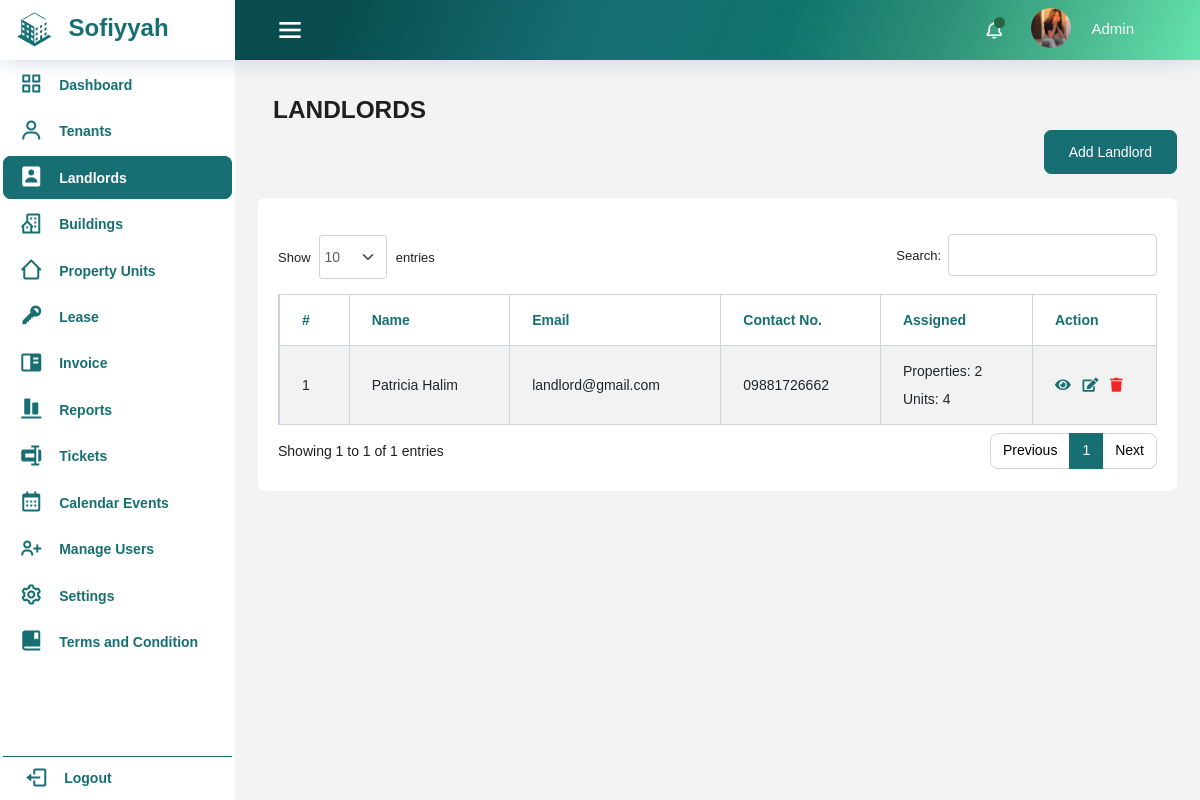
The page /landlord/landlords.php (signed in) on the database as committed earlier.
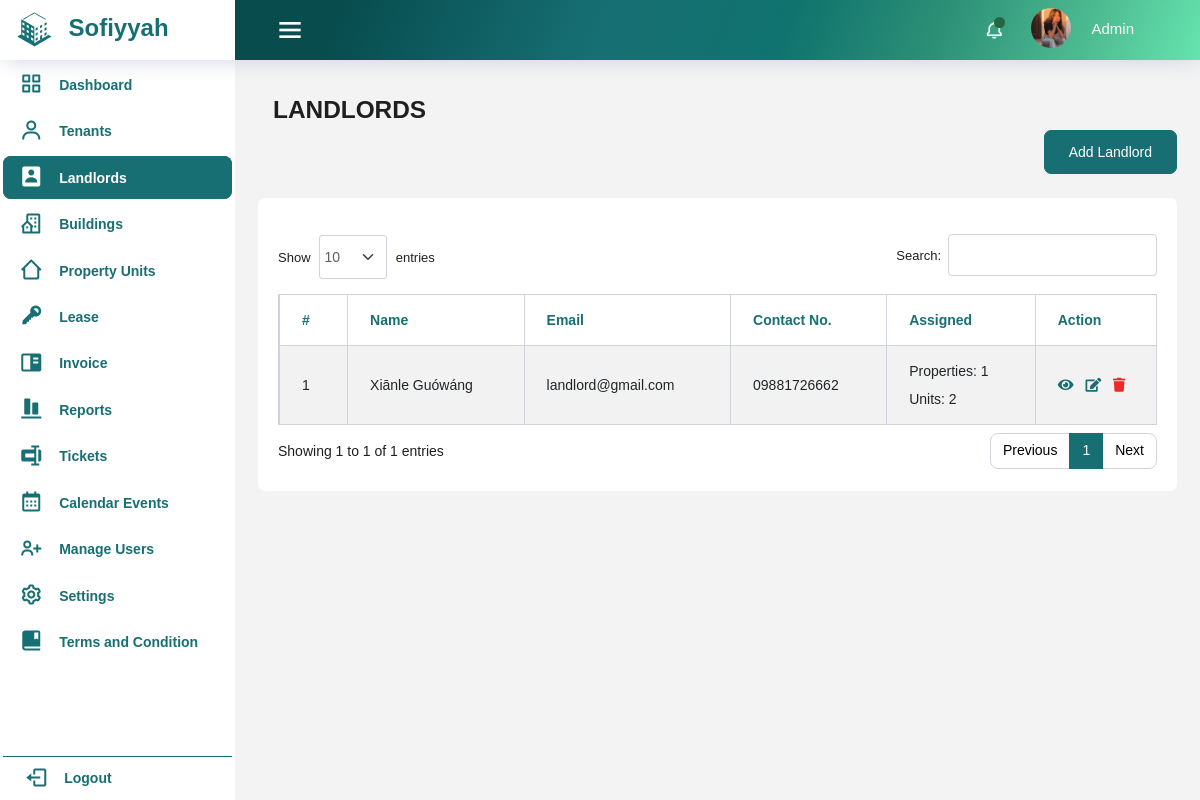
The same page on the database as committed later.
### tables this page shows
CREATE TABLE IF NOT EXISTS `landlord` (
  `id` int(11) NOT NULL AUTO_INCREMENT,
  `first_name` varchar(50) NOT NULL,
  `middle_name` varchar(50) DEFAULT NULL,
  `last_name` varchar(50) NOT NULL,
  `date_of_birth` date NOT NULL,
  `email` varchar(100) NOT NULL,
  `contact_no` varchar(20) NOT NULL,
  `address` varchar(200) NOT NULL,
  `region` varchar(100) NOT NULL,
  `provinces` varchar(100) NOT NULL,
  `city` varchar(100) NOT NULL,
  `identification_document` varchar(100) NOT NULL,
  `emergency_contact_person` varchar(100) NOT NULL,
  `emergency_contact_number` varchar(20) NOT NULL,
  PRIMARY KEY (`id`)
);

### landlord/landlords.php (the view, shortened to what this page needs)
<?php
    require_once '../includes/header.php';
    require_once '../includes/dbconfig.php';
?>
<body>
<div class="container-scroller">
  <?php
    require_once '../includes/navbar.php';
  ?>
<div class="container-fluid page-body-wrapper">
<?php
     require_once '../includes/sidebar.php';
  ?>
<div class="main-panel">
  <div class="content-wrapper">
    <div class="row">
      <div class="col-12 col-xl-8 mb-4 mb-xl-0">
        <h3 class="font-weight-bolder">LANDLORDS</h3>
      </div>
      <div class="add-tenant-container">
      <?php
                    if($_SESSION['user_type'] == 'admin'){
                ?>
      <div class="add-tenant-container">
      <a href="add_landlord.php" class="btn btn-success btn-icon-text float-right">
          Add Landlord
          </a>
            <?php
                    }
                ?>
              </div>
                </div>
                  </div>
              <div class="row mt-4">
              <div class="card">
                <div class="card-body">
                  <div class="table-responsive pt-3">
                  <table id="example" class="table table-striped table-bordered dt-responsive nowrap" style="width:100%">
                  <thead>
                    <tr>
                      <th>#</th>
                      <th>Name</th>
                      <th>Email</th>
                      <th>Contact No.</th>
                      <th>Assigned</th>
                      <?php if($_SESSION['user_type'] == 'admin'){ ?>
                        <th>Action</th>
                      <?php } ?>
                    </tr>
                  </thead>
                  <tbody>
                    <?php
                      $sql = "SELECT landlord.*, COUNT(DISTINCT properties.id) AS property_count, COUNT(property_units.id) AS unit_count FROM landlord
                      LEFT JOIN properties ON properties.landlord_id = landlord.id
                      LEFT JOIN property_units ON property_units.property_id = properties.id
                      GROUP BY landlord.id";
                      $result = mysqli_query($conn, $sql);
                      $i = 1;
                      if (mysqli_num_rows($result) > 0){
                        while ($row = mysqli_fetch_assoc($result)){
                          echo '
                          <tr>
                            <td>'.$i.'</td>
                            <td>'.$row['first_name'].' '.$row['last_name'].'</td>
                            <td>'.$row['email'].'</td>
                            <td>'.$row['contact_no'].'</td>
                            <td>Properties: '.$row['property_count'].'<br><br>Units: '.$row['unit_count'].'</td>
                            <td>
                              <div class="action">
                                <a class="me-2 green" href="view_landlord.php?id='.$row['id'].'"><i class="fas fa-eye"></i></a>
                                <a class="me-2 green" href="edit_landlord.php?id='.$row['id'].'"><i class="fas fa-edit"></i></a>
                                <a class="green action-delete" href="delete_landlord.php?id='.$row['id'].'"><i class="fas fa-trash"></i></a>
                              </div>
                            </td>
                          </tr>';
                          $i++;
                        }
                      }
                    ?>
                  </tbody>
    </table>
</div>
</div>
</div>
</div>

Rows that differ between the two databases and show on the page:
changed landlord "landlord@gmail.com": first_name "Patricia" → "Xiānle"; last_name "Halim" → "Guówáng"; property_count "2" → "1"; unit_count "4" → "2"
